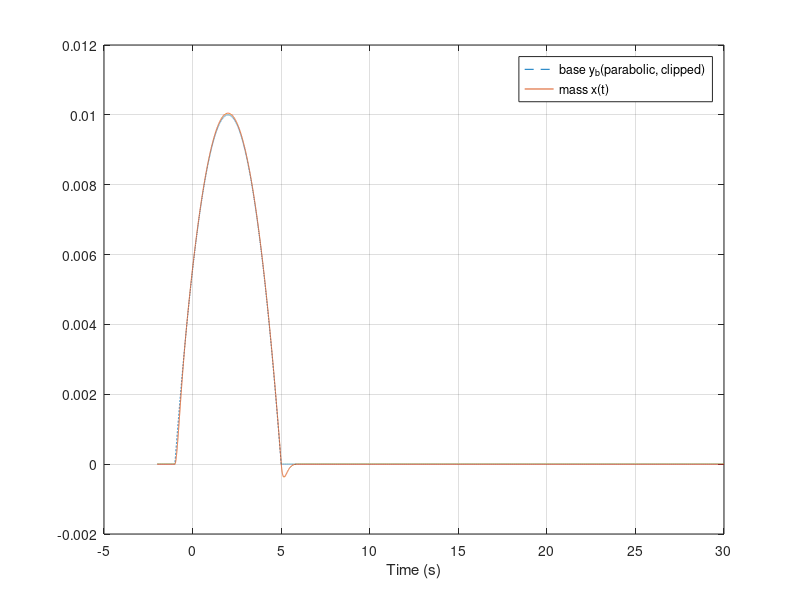

Write MATLAB code to recreate this figure.
% SMD Parameters
m = 2600;    % mass in kg
k = 120000;          % spring stiffness 
c = 30000;         % damping force

% Road Parameters
a = 0.01; % amplitude
w = 3;    % width
t0 = 2;   % Center 
t = -2:0.001:30; % Plotted Time

% Transfer function from base displacement to mass displacement
num = [c k];
den = [m c k];
sys = tf(num, den);

% Base displacement
yb_raw = a*(1 -((t - t0)/w).^2);        % Inverted parabola (Speedbump)

% clip so only positive displacement interacts
yb = max(0, yb_raw);

% Simulate response
x = lsim(sys, yb, t);

% Plot
figure
plot(t, yb, '--', 'DisplayName', 'base y_b(parabolic, clipped)')
hold on
plot(t, x, 'DisplayName', 'mass x(t)')
xlabel('Time (s)')
legend
grid on
% Ensure arrays are same size
assert(isequal(size(m), size(c), size(k)), 'm, c, k must be same size');

for i = 1:numel(m)
    fn = (1/(2*pi)) * sqrt(k(i)/m(i));    % natural frequency in Hz
    fprintf('Result %d: m=%.4g kg, c=%.4g N·s/m, k=%.4g N/m -> fn = %.4f Hz\n', ...
            i, m(i), c(i), k(i), fn);
    if fn < 1
        fprintf('  Too low, increase k value\n');
    elseif fn > 2
        fprintf('  Too high, decrease k value\n');
    end
end

for i = 1:numel(m)
    zeta = c(i) / (2*sqrt(k(i)*m(i)));
    % Ideal Damping Ratios 0.2 - 0.5 Better Comfort 0.6 - 0.9 Better Handling
    fprintf('Result %d: zeta = %.4f\n', i, zeta);
    if zeta > 1
        fprintf('   Overdamped\n');
    end
    if zeta < 0.1 
        fprintf('   Underdamped\n');
    end
end
